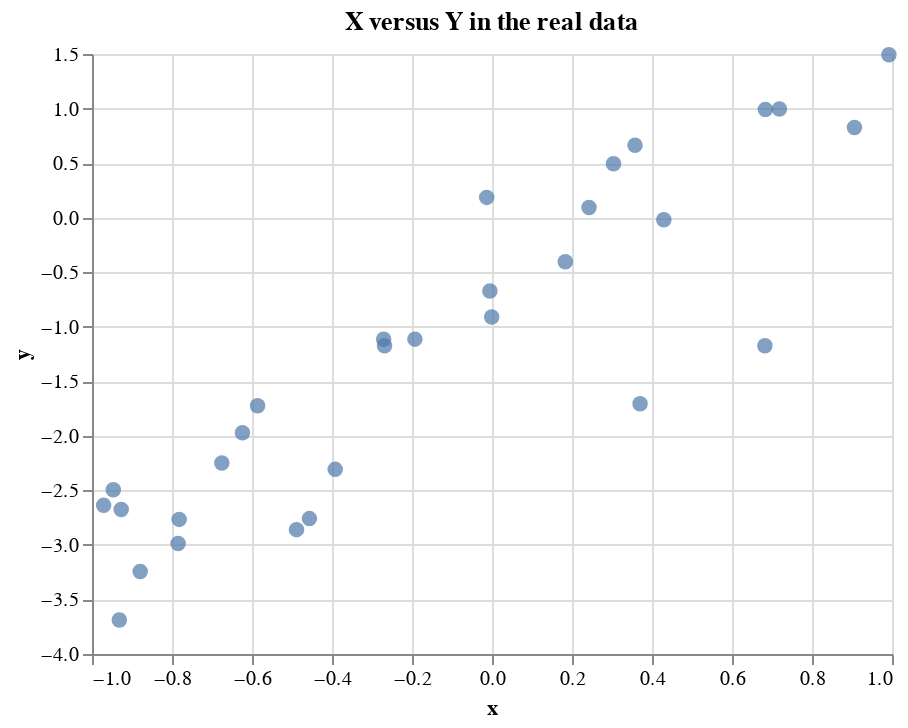

This figure's notebook cell:
### Code cell
N = 30
beta0 = torch.tensor([-1.0])
beta_true = torch.tensor([2.0])
sigma_true = torch.tensor([0.5])

X = dist.Uniform(-1,1).sample((N,))
Y = beta0 + X *beta_true + sigma_true*torch.normal(0,1, (N,))
data = {'x' : X,'y' : Y}

(
    alt.Chart(pd.DataFrame(data)).mark_circle(size=60)
    .encode(
        x='x',
        y='y')
    .properties(title="X versus Y in the real data")
    #.interactive()
)

### Figure 1 — Vega-Lite specification as saved in the notebook (floating-point values rounded to 4 significant figures)
{"config": {"view": {"continuousWidth": 400, "continuousHeight": 300}}, "data": {"name": "data-f73f037acb4e5557937a7de558a6966a"}, "mark": {"type": "circle", "size": 60}, "encoding": {"x": {"type": "quantitative", "field": "x"}, "y": {"type": "quantitative", "field": "y"}}, "title": "X versus Y in the real data", "$schema": "https://vega.github.io/schema/vega-lite/v4.8.1.json", "datasets": {"data-f73f037acb4e5557937a7de558a6966a": [{"x": -0.6755, "y": -2.25}, {"x": 0.4296, "y": -0.01855}, {"x": -0.2709, "y": -1.114}, {"x": -0.8795, "y": -3.244}, {"x": 0.3575, "y": 0.664}, {"x": -0.0007226, "y": -0.91}, {"x": -0.4887, "y": -2.86}, {"x": -0.9317, "y": -3.688}, {"x": 0.6822, "y": -1.175}, {"x": 0.6834, "y": 0.9904}, {"x": 0.9061, "y": 0.8266}, {"x": -0.6239, "y": -1.973}, {"x": -0.7821, "y": -2.766}, {"x": -0.1928, "y": -1.114}, {"x": 0.7184, "y": 0.9958}, {"x": 0.2426, "y": 0.09337}, {"x": -0.586, "y": -1.725}, {"x": -0.9709, "y": -2.637}, {"x": -0.4565, "y": -2.759}, {"x": 0.9923, "y": 1.493}, {"x": -0.01325, "y": 0.1856}, {"x": 0.3037, "y": 0.4937}, {"x": -0.9467, "y": -2.494}, {"x": -0.2687, "y": -1.174}, {"x": 0.1833, "y": -0.4042}, {"x": 0.3702, "y": -1.706}, {"x": -0.005323, "y": -0.6716}, {"x": -0.3919, "y": -2.307}, {"x": -0.7847, "y": -2.988}, {"x": -0.927, "y": -2.675}]}}
